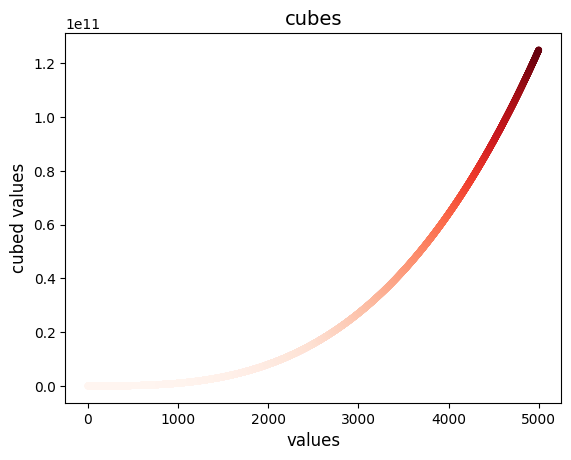

Write Python code to recreate this figure.
import matplotlib.pyplot as plt

"""Data visualisation of cubed values from 0-5000 and colour mapped"""

x_values = [x for x in range(1,5001)]
y_values = [x**3 for x in x_values]

plt.scatter(x_values, y_values, c=y_values, cmap=plt.cm.Reds, s=15)
plt.xlabel('values', fontsize=12)
plt.ylabel('cubed values', fontsize=12)
plt.title('cubes', fontsize=14)
plt.savefig('cubes.png', bbox_inches='tight')
